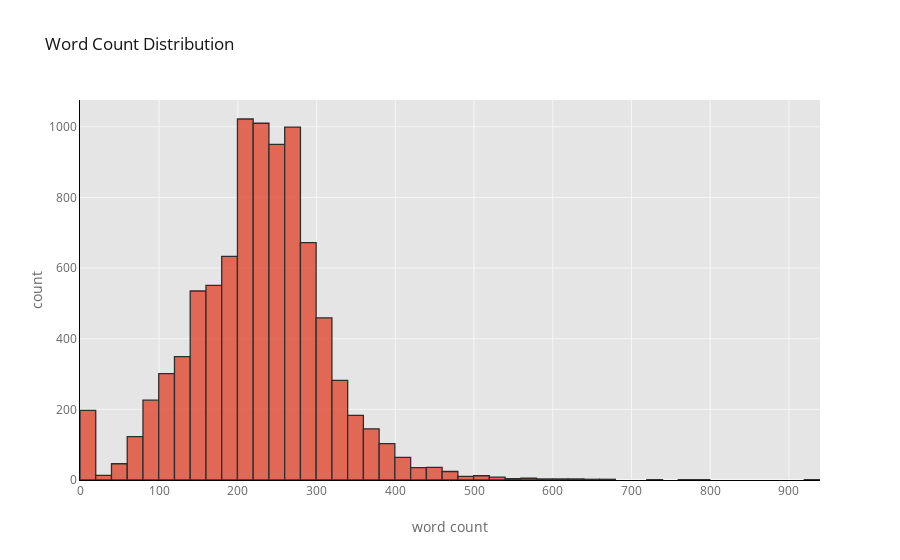

Here is the notebook cell this chart was saved with:
### Code cell
df['word_count'].iplot(
    kind='hist',
    bins = 50,
    linecolor='black',
    xTitle='word count',
    yTitle='count',
    title='Word Count Distribution')

### Figure 1 — Plotly figure (JSON) as saved in the notebook; plotly's stock layout.template omitted (floating-point values rounded to 4 significant figures; data arrays with more than 128 entries replaced by an {"elided": "..."} marker saying what was removed)
{"data": [{"histfunc": "count", "histnorm": "", "marker": {"color": "rgba(226, 74, 51, 1.0)", "line": {"color": "#000000", "width": 1.3}}, "name": "word_count", "nbinsx": 50, "opacity": 0.8, "orientation": "v", "type": "histogram", "x": {"elided": "9014 int values"}}], "layout": {"barmode": "overlay", "legend": {"bgcolor": "#FFFFFF", "font": {"color": "#666666"}}, "paper_bgcolor": "#FFFFFF", "plot_bgcolor": "#E5E5E5", "title": {"font": {"color": "#151516"}, "text": "Word Count Distribution"}, "xaxis": {"gridcolor": "#F6F6F6", "linecolor": "black", "showgrid": true, "tickfont": {"color": "#666666"}, "title": {"font": {"color": "#666666"}, "text": "word count"}, "zerolinecolor": "#F6F6F6"}, "yaxis": {"gridcolor": "#F6F6F6", "linecolor": "black", "showgrid": true, "tickfont": {"color": "#666666"}, "title": {"font": {"color": "#666666"}, "text": "count"}, "zerolinecolor": "#F6F6F6"}}}
